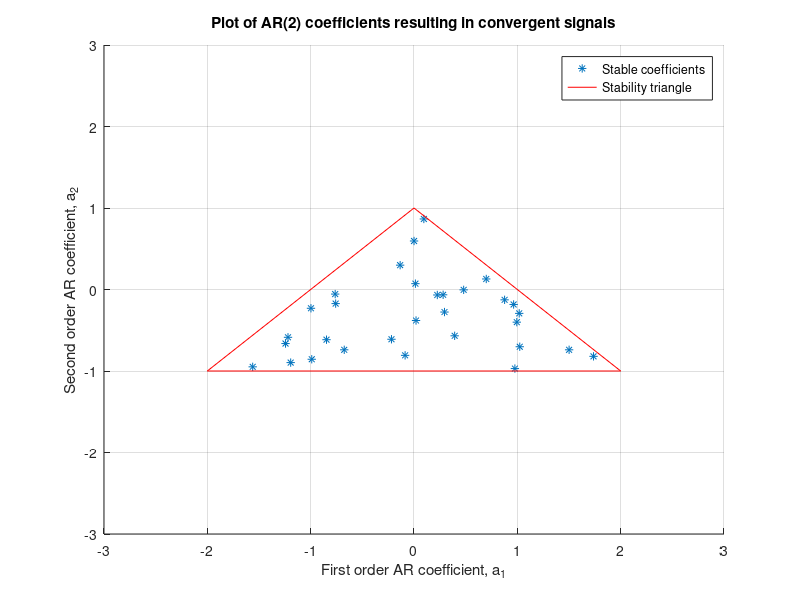

Reproduce this figure in MATLAB.
% Generate coefficient pairs
a1 = rand(100,1)*5 - 2.5;  % [-2.5,2.5]
a2 = rand(100,1)*3 - 1.5;  % [-1.5,1.5]

c1 = a1 + a2 < 1;
c2 = a2 - a1 < 1;
c3 = (a2 > -1) & (a2 < 1);
stable = c1 & c2 & c3;

figure(1); clf; hold on; grid on;

plot(a1(stable), a2(stable), '*')
plot([0 2], [1 -1], 'r')
plot([-2 0], [-1 1], 'r')
plot([-2 2], [-1 -1], 'r')

xlim([-3,3]); ylim([-3,3]);
legend('Stable coefficients', 'Stability triangle')
title('Plot of AR(2) coefficients resulting in convergent signals')
xlabel('First order AR coefficient, a_{1}')
ylabel('Second order AR coefficient, a_{2}')

% figure(2);
% scatter(a2,ones(100,1))
% scatter(a1,a2)

% Generate AR(2) realisations, would have to repeat 100 times and manually
% check for divergence?
% N = 1000;
% 
% x = zeros(N,1);
% x(1) = randn(1,1);  % Initialise w/ white noise
% x(2) = randn(1,1);
% 
% for i=3:1000
%     x(i) = a1(1)*x(i-1) + a2(1)*x(i-2) + randn(1,1);
% end
% 
% plot(x)

% plot(a1,a2,'*')